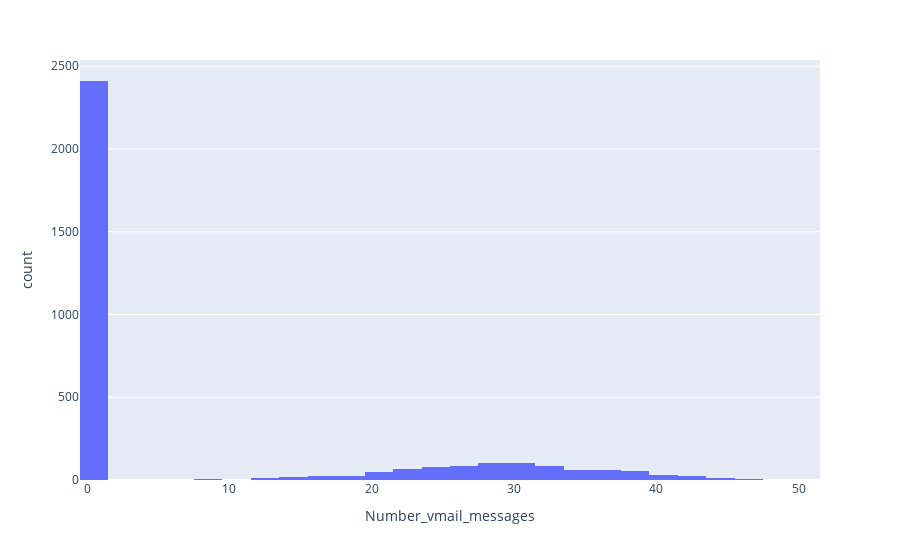

The notebook cell this image was saved under:
### Code cell
px.histogram(df, x= "Number_vmail_messages" )

### Figure 1 — Plotly figure (JSON) as saved in the notebook; plotly's stock layout.template omitted (floating-point values rounded to 4 significant figures; data arrays with more than 128 entries replaced by an {"elided": "..."} marker saying what was removed)
{"data": [{"bingroup": "x", "hovertemplate": "Number_vmail_messages=%{x}<br>count=%{y}<extra></extra>", "legendgroup": "", "marker": {"color": "#636efa", "pattern": {"shape": ""}}, "name": "", "orientation": "v", "showlegend": false, "type": "histogram", "x": {"elided": "3333 int values"}, "xaxis": "x", "yaxis": "y"}], "layout": {"barmode": "relative", "legend": {"tracegroupgap": 0}, "margin": {"t": 60}, "xaxis": {"anchor": "y", "domain": [0, 1], "title": {"text": "Number_vmail_messages"}}, "yaxis": {"anchor": "x", "domain": [0, 1], "title": {"text": "count"}}}}
